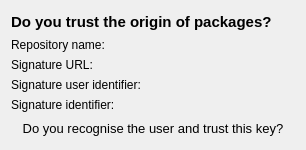
<ui version="4.0" >
 <class>KpkRepoSig</class>
 <widget class="QWidget" name="KpkRepoSig" >
  <property name="geometry" >
   <rect>
    <x>0</x>
    <y>0</y>
    <width>306</width>
    <height>150</height>
   </rect>
  </property>
  <property name="sizePolicy" >
   <sizepolicy vsizetype="Fixed" hsizetype="MinimumExpanding" >
    <horstretch>0</horstretch>
    <verstretch>0</verstretch>
   </sizepolicy>
  </property>
  <property name="maximumSize" >
   <size>
    <width>16777215</width>
    <height>150</height>
   </size>
  </property>
  <property name="windowTitle" >
   <string>Software signature is required</string>
  </property>
  <layout class="QGridLayout" name="gridLayout_2" >
   <item row="1" column="0" >
    <layout class="QGridLayout" name="gridLayout" >
     <item row="0" column="0" >
      <widget class="QLabel" name="label_2" >
       <property name="sizePolicy" >
        <sizepolicy vsizetype="Preferred" hsizetype="Preferred" >
         <horstretch>0</horstretch>
         <verstretch>0</verstretch>
        </sizepolicy>
       </property>
       <property name="text" >
        <string>Repository name:</string>
       </property>
      </widget>
     </item>
     <item row="0" column="1" >
      <widget class="QLabel" name="repoNameL" >
       <property name="sizePolicy" >
        <sizepolicy vsizetype="Preferred" hsizetype="Expanding" >
         <horstretch>0</horstretch>
         <verstretch>0</verstretch>
        </sizepolicy>
       </property>
       <property name="text" >
        <string/>
       </property>
      </widget>
     </item>
     <item row="1" column="0" >
      <widget class="QLabel" name="label_3" >
       <property name="sizePolicy" >
        <sizepolicy vsizetype="Preferred" hsizetype="Preferred" >
         <horstretch>0</horstretch>
         <verstretch>0</verstretch>
        </sizepolicy>
       </property>
       <property name="text" >
        <string>Signature URL:</string>
       </property>
      </widget>
     </item>
     <item row="1" column="1" >
      <widget class="QLabel" name="sigUrlL" >
       <property name="sizePolicy" >
        <sizepolicy vsizetype="Preferred" hsizetype="Expanding" >
         <horstretch>0</horstretch>
         <verstretch>0</verstretch>
        </sizepolicy>
       </property>
       <property name="text" >
        <string/>
       </property>
      </widget>
     </item>
     <item row="2" column="0" >
      <widget class="QLabel" name="label_4" >
       <property name="sizePolicy" >
        <sizepolicy vsizetype="Preferred" hsizetype="Preferred" >
         <horstretch>0</horstretch>
         <verstretch>0</verstretch>
        </sizepolicy>
       </property>
       <property name="text" >
        <string>Signature user identifier:</string>
       </property>
      </widget>
     </item>
     <item row="2" column="1" >
      <widget class="QLabel" name="sigUserIdL" >
       <property name="sizePolicy" >
        <sizepolicy vsizetype="Preferred" hsizetype="Expanding" >
         <horstretch>0</horstretch>
         <verstretch>0</verstretch>
        </sizepolicy>
       </property>
       <property name="text" >
        <string/>
       </property>
      </widget>
     </item>
     <item row="3" column="0" >
      <widget class="QLabel" name="label_5" >
       <property name="sizePolicy" >
        <sizepolicy vsizetype="Preferred" hsizetype="Preferred" >
         <horstretch>0</horstretch>
         <verstretch>0</verstretch>
        </sizepolicy>
       </property>
       <property name="text" >
        <string>Signature identifier:</string>
       </property>
      </widget>
     </item>
     <item row="3" column="1" >
      <widget class="QLabel" name="sigIdL" >
       <property name="sizePolicy" >
        <sizepolicy vsizetype="Preferred" hsizetype="Expanding" >
         <horstretch>0</horstretch>
         <verstretch>0</verstretch>
        </sizepolicy>
       </property>
       <property name="text" >
        <string/>
       </property>
      </widget>
     </item>
    </layout>
   </item>
   <item row="2" column="0" >
    <widget class="QLabel" name="label_10" >
     <property name="font" >
      <font>
       <pointsize>10</pointsize>
      </font>
     </property>
     <property name="text" >
      <string>Do you recognise the user and trust this key?</string>
     </property>
     <property name="alignment" >
      <set>Qt::AlignCenter</set>
     </property>
    </widget>
   </item>
   <item row="0" column="0" >
    <widget class="QLabel" name="label" >
     <property name="font" >
      <font>
       <pointsize>11</pointsize>
       <weight>75</weight>
       <bold>true</bold>
      </font>
     </property>
     <property name="text" >
      <string>Do you trust the origin of packages?</string>
     </property>
    </widget>
   </item>
  </layout>
 </widget>
 <resources/>
 <connections/>
</ui>
